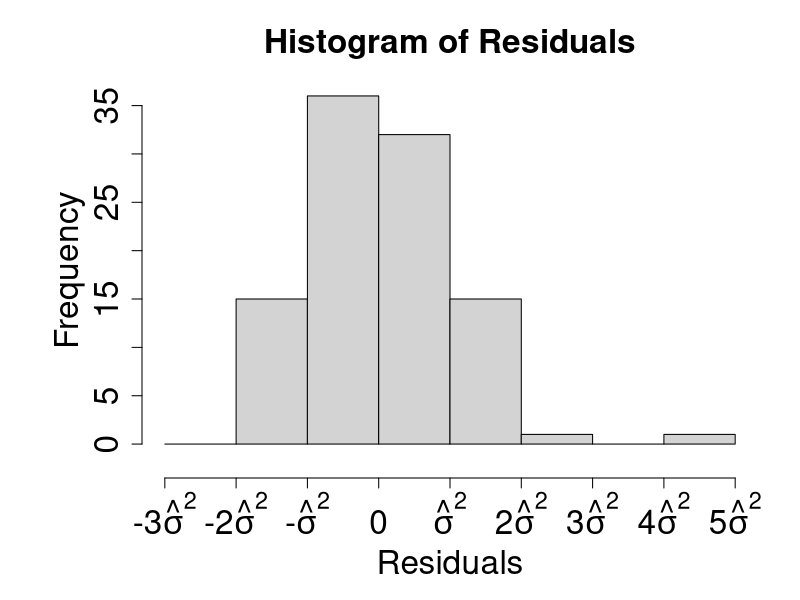
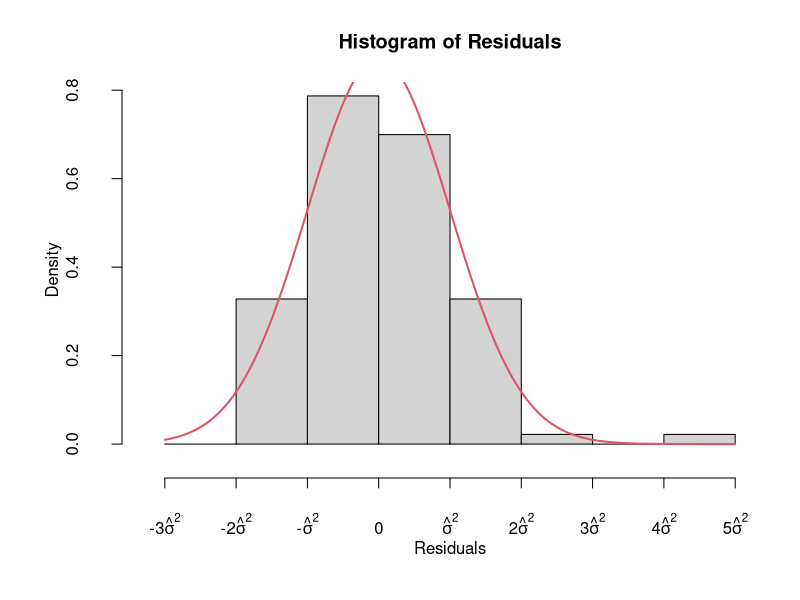

Generate these figures, in order, with R:
setwd("C:\\Users\\stapperm\\Dropbox\\Arbeit\\Econometrics 2\\uebung\\SS2018\\Code")

set.seed(123)
x <- rweibull(n = 100, shape = 2, scale = 1)
x <- x - mean(x)
brks <- seq(-3, 5, by = 1)*sd(x)
labs <- c(expression("-3"*hat(sigma)^2),expression("-2" * hat(sigma)^2),
          expression("-" * hat(sigma)^2),"0",
          expression(hat(sigma)^2),expression("2" * hat(sigma)^2),
          expression("3" * hat(sigma)^2),expression("4" * hat(sigma)^2),
          expression("5" * hat(sigma)^2))

#png(filename = "hist8.png", width = 900, height = 600)
par(mar = c(7,7,4,2)+0.1)
h <- hist(x, breaks = brks, xlab = "", main = "Histogram of Residuals", xaxt = "n",
          cex.axis = 2, cex.lab = 2, cex.main = 2)
par(mgp = c(4,3,1))
axis(side = 1, at = brks, labels = labs, cex.axis = 2, cex.lab = 2)
mtext(text = "Residuals", side = 1, line = 5, cex = 2)
#dev.off()

#png(filename = "hist8_d.png", width = 900, height = 600)
h <- hist(x, breaks = brks, xlab = "Residuals", main = "Histogram of Residuals", xaxt = "n", freq = F)
axis(side = 1, at = brks, labels = labs)
lines(seq(brks[1], brks[length(brks)], length.out = 1000),
      dnorm(seq(brks[1], brks[9], length.out = 1000), mean = 0, sd = sd(x)),
      col = 2, lwd = 2)
#dev.off()


(m2 <- mean(x^2))
(m3 <- mean(x^3))
(m4 <- mean(x^4))

(s <- m3/(m2^(3/2))) 
(k <- m4/(m2^2))
100/6 * (s^2 + (k - 3)^2/4)

qchisq(p = 0.95, df = 2)

